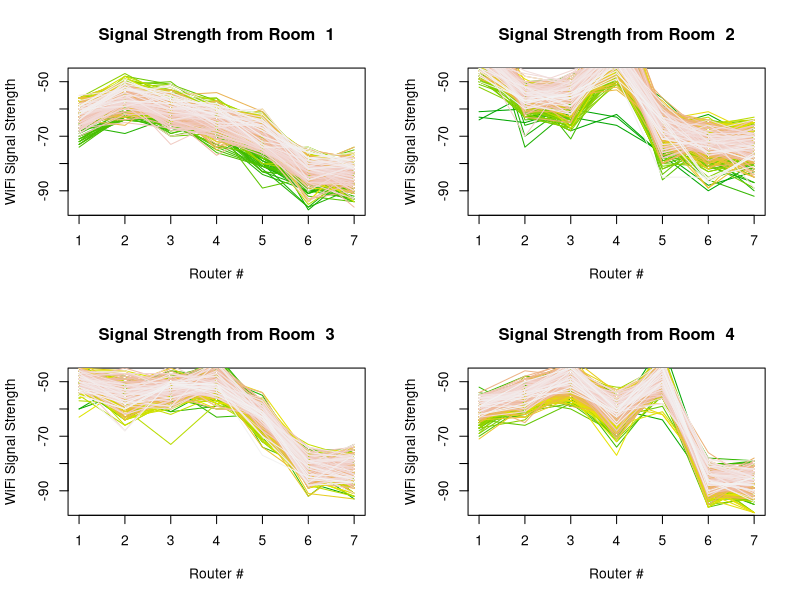

Write the R code that produced this figure.
# Put router number (1-7) on the x-axis, with corresponding signal strength on the y-axis.
# Break the scatter plots into four separate graphs: Room 1-4

# chop off last column which lists Room #
wifi_loc_data_matrix = matrix(scan("wifi_localization.txt"), ncol = 8, byrow = TRUE)
wifi_loc_data_matrix1 = matrix(wifi_loc_data_matrix[wifi_loc_data_matrix[,8] == 1], ncol = 8)
wifi_loc_data_matrix2 = matrix(wifi_loc_data_matrix[wifi_loc_data_matrix[,8] == 2], ncol = 8)
wifi_loc_data_matrix3 = matrix(wifi_loc_data_matrix[wifi_loc_data_matrix[,8] == 3], ncol = 8)
wifi_loc_data_matrix4 = matrix(wifi_loc_data_matrix[wifi_loc_data_matrix[,8] == 4], ncol = 8)

# chop off last column which lists Room #
wifi_loc_data_matrix1 = wifi_loc_data_matrix1[,-8]
wifi_loc_data_matrix2 = wifi_loc_data_matrix2[,-8]
wifi_loc_data_matrix3 = wifi_loc_data_matrix3[,-8]
wifi_loc_data_matrix4 = wifi_loc_data_matrix4[,-8]

X11.options(width=10, height=100)
par(mfrow = c(2,2))

plot_lines <- function(m, l) {
  plot(   xlab = "Router #",
          ylab = "WiFi Signal Strength",
          main = paste("Signal Strength from Room ", l),
          x = rep(c(1,2,3,4,5,6,7), length(wifi_loc_data_matrix1) / 7),
          y = wifi_loc_data_matrix1[,-8],
          type = 'n')

  colors <- terrain.colors(nrow(m))
  i = 1
  for (r in 1:nrow(m)) {
      line_ <- c()
      for (c in 1:ncol(m)) {
         line_ = append(line_, m[r,c])
      }
      lines(1:7, line_, col=colors[i])
      i = i + 1
  }
}

# points( x = rep(c(1,2,3,4,5,6,7), length(wifi_loc_data_matrix1) / 7),
#         y = wifi_loc_data_matrix1[,-8],
#         pch = 1)

# Create the loop with r and c to iterate over the matrix

plot_lines(wifi_loc_data_matrix1, "1")
plot_lines(wifi_loc_data_matrix2, "2")
plot_lines(wifi_loc_data_matrix3, "3")
plot_lines(wifi_loc_data_matrix4, "4")

